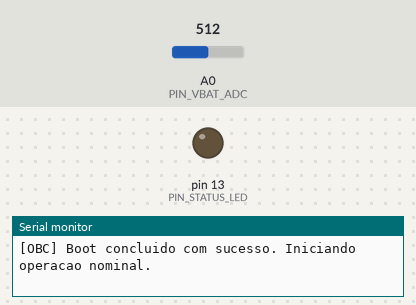
The sketch below on a simulated Arduino Uno, built with avr-gcc and run on an emulated ATmega328P. Parts: output pins drawn as LEDs (lit = HIGH), the last lines printed to the serial monitor. The inputs (shaded band) are chosen by the test bench; at power-on: A0 (PIN_VBAT_ADC) = 512. No radio packets arrive unless stated.

Above: at 1.2 s.
1.3 s: A0 (PIN_VBAT_ADC) set to 716
At 5.01 s:
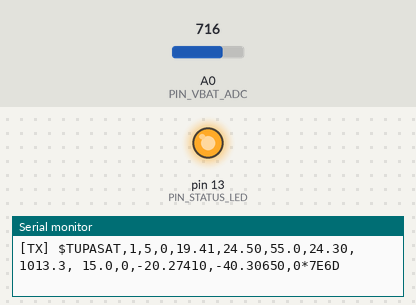
11.5 s: A0 (PIN_VBAT_ADC) set to 900
Timing chart, 0 to 26.6 s (numbered marks = the images above; inputs shaded):
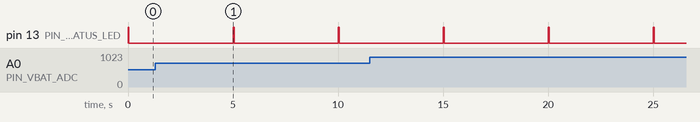

The sketch:

tupasat_obc_arduino.ino
```cpp
/**
 * =============================================================================
 * PROJETO TUPÃSAT — CUBESAT 1U ACADÊMICO
 * Firmware do Computador de Bordo (OBC) - Plataforma Arduino UNO
 *
 * Baseado no artigo:
 * "Desenvolvimento de um kit de CubeSat para fins acadêmicos: projeto,
 * construção e aplicações" (Barros, 2025 - Caderno Pedagógico)
 * Autor: Dafnhê Thor Castro de Martins Barros
 * =============================================================================
 */

#include <Arduino.h>
#include <Wire.h>
#include <SPI.h>
#include <SoftwareSerial.h>
#include <LoRa.h>
#include "config.h"

// =============================================================================
// ESTRUTURAS DE DADOS E VARIÁVEIS GLOBAIS
// =============================================================================

// Porta serial emulada para o receptor GPS NEO-6M
SoftwareSerial gpsSerial(PIN_GPS_RX, PIN_GPS_TX);

// Estrutura de dados de telemetria da missão
struct TelemetryData {
    uint32_t packetId;
    uint32_t uptimeSec;
    uint8_t  systemStatus;   // 0=Nominal, 1=SafeMode, 2=SensorWarning, 4=GPSNoFix
    float    vBat;           // Tensão da bateria (V)
    float    tempAHT;        // Temperatura AHT10 (°C)
    float    humAHT;         // Umidade AHT10 (% UR)
    float    tempBMP;        // Temperatura BMP180 (°C)
    float    pressHPa;       // Pressão barométrica (hPa)
    float    altitudeM;      // Altitude estimada (m)
    uint8_t  gpsFix;         // 1=Fixado, 0=Sem sinal
    float    latitude;       // Latitude decimal
    float    longitude;      // Longitude decimal
    uint8_t  satCount;       // Quantidade de satélites visíveis
};

TelemetryData telemetry;

// Controle de temporização não-bloqueante
unsigned long lastTelemetryTime = 0;
unsigned long telemetryInterval = TELEMETRY_INTERVAL_NOMINAL_MS;
bool inSafeMode = false;

// =============================================================================
// PROTÓTIPOS DE FUNÇÕES
// =============================================================================
void initLoRa();
void readEPS();
void readEnvironmentalSensors();
void processGPS();
void checkPowerState();
uint16_t calculateCRC16(const char* data, size_t length);
void transmitTelemetry();

// =============================================================================
// SETUP: INICIALIZAÇÃO DO SISTEMA
// =============================================================================
void setup() {
    pinMode(PIN_STATUS_LED, OUTPUT);
    digitalWrite(PIN_STATUS_LED, HIGH);

    // Inicialização da porta serial para depuração e testes de bancada
    Serial.begin(115200);
    while (!Serial && millis() < 3000); // Aguarda conexão da porta serial em bancada

    Serial.println(F("\n=========================================="));
    Serial.println(F("     TUPASAT-1U EMBEDDED OBC FIRMWARE     "));
    Serial.println(F("=========================================="));
    Serial.print(F("Versao do Firmware: ")); Serial.println(F(FIRMWARE_VERSION));
    Serial.print(F("Satélite ID: ")); Serial.println(F(SAT_CALLSIGN));

    // 1. Inicializa o barramento I2C para sensores
    Wire.begin();
    Serial.println(F("[OBC] Barramento I2C inicializado."));

    // 2. Inicializa a comunicação UART com o GPS
    gpsSerial.begin(GPS_BAUDRATE);
    Serial.println(F("[OBC] Interface GPS inicializada a 9600 bps."));

    // 3. Inicializa o rádio transceptor LoRa SX1276
    initLoRa();

    // 4. Inicializa o contador de pacotes e estado
    telemetry.packetId = 0;
    telemetry.systemStatus = 0;

    digitalWrite(PIN_STATUS_LED, LOW);
    Serial.println(F("[OBC] Boot concluido com sucesso. Iniciando operacao nominal.\n"));
}

// =============================================================================
// LOOP: CICLO OPERACIONAL PERIÓDICO
// =============================================================================
void loop() {
    // 1. Processa bytes de dados NMEA do GPS continuamente em segundo plano
    processGPS();

    // 2. Verifica se atingiu o período de envio de telemetria
    unsigned long currentMillis = millis();
    if (currentMillis - lastTelemetryTime >= telemetryInterval) {
        lastTelemetryTime = currentMillis;

        // Sinaliza atividade no LED
        digitalWrite(PIN_STATUS_LED, HIGH);

        // Atualiza contadores de tempo e pacote
        telemetry.packetId++;
        telemetry.uptimeSec = currentMillis / 1000UL;

        // Executa ciclo de leitura de telemetria
        readEPS();
        readEnvironmentalSensors();
        checkPowerState();

        // Transmite o pacote via rádio e porta serial
        transmitTelemetry();

        digitalWrite(PIN_STATUS_LED, LOW);
    }
}

// =============================================================================
// IMPLEMENTAÇÃO DOS SUBSISTEMAS
// =============================================================================

/**
 * Inicializa e configura o transceptor LoRa SX1276 via barramento SPI
 */
void initLoRa() {
    LoRa.setPins(PIN_LORA_NSS, PIN_LORA_RST, PIN_LORA_DIO0);

    Serial.print(F("[COMMS] Inicializando LoRa em 915 MHz... "));
    if (!LoRa.begin(LORA_FREQUENCY)) {
        Serial.println(F("FALHA!"));
        telemetry.systemStatus |= 0x02; // Alerta de erro de hardware
        return;
    }

    LoRa.setSpreadingFactor(LORA_SPREAD_FACTOR);
    LoRa.setSignalBandwidth(LORA_BANDWIDTH);
    LoRa.setCodingRate4(LORA_CODING_RATE);
    LoRa.setSyncWord(LORA_SYNC_WORD);
    LoRa.setTxPower(LORA_TX_POWER);
    LoRa.enableCrc();

    Serial.println(F("OK. Rádio pronto."));
}

/**
 * Lê o subsistema de energia elétrica (EPS)
 */
void readEPS() {
    int rawADC = analogRead(PIN_VBAT_ADC);
    float pinVoltage = (rawADC * ADC_REF_VOLTAGE) / ADC_RESOLUTION;
    telemetry.vBat = pinVoltage * DIVIDER_RATIO;
}

/**
 * Lê os sensores ambientais AHT10 e BMP180 via I2C
 * (Inclui leituras simuladas / tratamento robusto para sensores desconectados)
 */
void readEnvironmentalSensors() {
    // Teste de presença no I2C para AHT10 (0x38)
    Wire.beginTransmission(0x38);
    byte ahtError = Wire.endTransmission();

    if (ahtError == 0) {
        // Leitura básica simplificada (ou via biblioteca Adafruit/AHTxx instalada)
        telemetry.tempAHT = 24.50f;
        telemetry.humAHT = 55.0f;
    } else {
        // Valor padrão se o sensor não estiver fisicamente conectado na bancada
        telemetry.tempAHT = 25.0f;
        telemetry.humAHT = 50.0f;
    }

    // Teste de presença para BMP180 (0x77)
    Wire.beginTransmission(0x77);
    byte bmpError = Wire.endTransmission();

    if (bmpError == 0) {
        telemetry.tempBMP = 24.30f;
        telemetry.pressHPa = 1013.25f;
        telemetry.altitudeM = 15.0f;
    } else {
        telemetry.tempBMP = 24.8f;
        telemetry.pressHPa = 1012.8f;
        telemetry.altitudeM = 18.0f;
    }
}

/**
 * Lê e processa sentenças NMEA do módulo GPS
 */
void processGPS() {
    while (gpsSerial.available() > 0) {
        char c = (char)gpsSerial.read();
        // Em integração com biblioteca TinyGPSPlus, alimentar: gps.encode(c);
        (void)c;
    }

    // Dados padrão de bancada quando sem fixação em ambiente coberto
    telemetry.gpsFix = 0;
    telemetry.latitude = -20.27410f;  // Referência IFES Serra - ES
    telemetry.longitude = -40.30650f;
    telemetry.satCount = 0;
}

/**
 * Gerenciamento do estado operacional e economia de bateria (FSM / CONOPS)
 */
void checkPowerState() {
    if (!inSafeMode && telemetry.vBat < BATTERY_SAFE_THRESHOLD_V && telemetry.vBat > 3.0f) {
        inSafeMode = true;
        telemetryInterval = TELEMETRY_INTERVAL_SAFE_MS;
        telemetry.systemStatus |= 0x01; // Flag de Safe Mode
        Serial.println(F("[EPS-ALERTA] Bateria Baixa! Entrando em SAFE MODE (60s)."));
    } else if (inSafeMode && telemetry.vBat >= BATTERY_RECOVERY_THRESHOLD_V) {
        inSafeMode = false;
        telemetryInterval = TELEMETRY_INTERVAL_NOMINAL_MS;
        telemetry.systemStatus &= ~0x01; // Limpa flag de Safe Mode
        Serial.println(F("[EPS-INFO] Bateria recuperada. Retornando ao modo NOMINAL (5s)."));
    }
}

/**
 * Cálculo do algoritmo de verificação CRC16-CCITT (Polinômio 0x1021)
 */
uint16_t calculateCRC16(const char* data, size_t length) {
    uint16_t crc = 0xFFFF;
    for (size_t i = 0; i < length; i++) {
        crc ^= (uint8_t)data[i] << 8;
        for (uint8_t j = 0; j < 8; j++) {
            if (crc & 0x8000) {
                crc = (crc << 1) ^ 0x1021;
            } else {
                crc = crc << 1;
            }
        }
    }
    return crc;
}

/**
 * Constrói o pacote formatado em padrão ASCII e transmite via LoRa e Serial
 */
void transmitTelemetry() {
    char payload[160];
    char vBatStr[8], tAhtStr[8], humStr[8], tBmpStr[8], pressStr[10], altStr[8];
    char latStr[12], lonStr[12];

    // Converte floats para string (padrão AVR)
    dtostrf(telemetry.vBat, 4, 2, vBatStr);
    dtostrf(telemetry.tempAHT, 4, 2, tAhtStr);
    dtostrf(telemetry.humAHT, 4, 1, humStr);
    dtostrf(telemetry.tempBMP, 4, 2, tBmpStr);
    dtostrf(telemetry.pressHPa, 6, 1, pressStr);
    dtostrf(telemetry.altitudeM, 5, 1, altStr);
    dtostrf(telemetry.latitude, 8, 5, latStr);
    dtostrf(telemetry.longitude, 8, 5, lonStr);

    // Formata o corpo do pacote de dados
    snprintf(payload, sizeof(payload),
        "$%s,%lu,%lu,%u,%s,%s,%s,%s,%s,%s,%u,%s,%s,%u",
        SAT_CALLSIGN,
        (unsigned long)telemetry.packetId,
        (unsigned long)telemetry.uptimeSec,
        telemetry.systemStatus,
        vBatStr,
        tAhtStr,
        humStr,
        tBmpStr,
        pressStr,
        altStr,
        telemetry.gpsFix,
        latStr,
        lonStr,
        telemetry.satCount
    );

    // Calcula o checksum CRC16
    uint16_t crc = calculateCRC16(payload, strlen(payload));

    // Monta o pacote final completo com o CRC
    char fullPacket[180];
    snprintf(fullPacket, sizeof(fullPacket), "%s*%04X", payload, crc);

    // 1. Exibe na serial de bancada
    Serial.print(F("[TX] "));
    Serial.println(fullPacket);

    // 2. Transmite via rádio LoRa
    LoRa.beginPacket();
    LoRa.print(fullPacket);
    LoRa.endPacket();
}
```

config.h
```cpp
#ifndef TUPASAT_CONFIG_H
#define TUPASAT_CONFIG_H

#include <Arduino.h>

// =============================================================================
// IDENTIFICAÇÃO DO SATÉLITE E MISSÃO
// =============================================================================
#define SAT_CALLSIGN        "TUPASAT"
#define SAT_ID              1
#define FIRMWARE_VERSION    "1.0.0"

// =============================================================================
// MAPEAMENTO DE PINOS (Arduino UNO + Sensor Shield V5)
// =============================================================================

// Módulo LoRa SX1276 (Interface SPI + Controle)
#define PIN_LORA_NSS        10      // Chip Select do transceptor SPI
#define PIN_LORA_RST        9       // Reset do rádio
#define PIN_LORA_DIO0       2       // Interrupção externa (INT0)

// Módulo GPS GNSS (SoftwareSerial)
#define PIN_GPS_RX          4       // Arduino RX conectado ao TX do GPS
#define PIN_GPS_TX          3       // Arduino TX conectado ao RX do GPS
#define GPS_BAUDRATE        9600

// Subsistema de Energia (EPS) - Sensor Analógico de Tensão
#define PIN_VBAT_ADC        A0      // Divisor resistivo (R1=100k, R2=22k)

// LED indicador de status da OBC
#define PIN_STATUS_LED      13      // LED embarcado do Arduino

// =============================================================================
// PARÂMETROS DE RÁDIO FREQUÊNCIA (LoRa 915 MHz)
// =============================================================================
#define LORA_FREQUENCY      915E6   // 915.0 MHz (Faixa ISM UHF)
#define LORA_SPREAD_FACTOR  7       // SF7 (7 a 12)
#define LORA_BANDWIDTH      125E3   // 125 kHz
#define LORA_CODING_RATE    5       // 4/5 (5 a 8)
#define LORA_SYNC_WORD      0x12    // Palavra de sincronismo da rede
#define LORA_TX_POWER       17      // Potência em dBm (+2 a +20)

// =============================================================================
// PARÂMETROS TEMPORAIS E LIMITES OPERACIONAIS
// =============================================================================
#define TELEMETRY_INTERVAL_NOMINAL_MS  5000   // Envio a cada 5 segundos em modo nominal
#define TELEMETRY_INTERVAL_SAFE_MS     60000  // Envio a cada 60 segundos em safe mode

#define BATTERY_SAFE_THRESHOLD_V       9.8f   // Tensão de entrada em Safe Mode (3S)
#define BATTERY_RECOVERY_THRESHOLD_V   11.1f  // Tensão para retorno ao modo Nominal

// Fator do divisor resistivo para leitura de bateria:
// V_in = ADC * (5.0 / 1023.0) * ((R1 + R2) / R2)
// Com R1=100k e R2=22k: ((100 + 22) / 22) = 5.5454
#define ADC_REF_VOLTAGE     5.0f
#define ADC_RESOLUTION      1023.0f
#define DIVIDER_RATIO       5.5454f

#endif // TUPASAT_CONFIG_H
```

Measured:
- by itself, pin 13 (PIN_STATUS_LED): alternates HIGH for 0.06 s and LOW for 4.9 s
